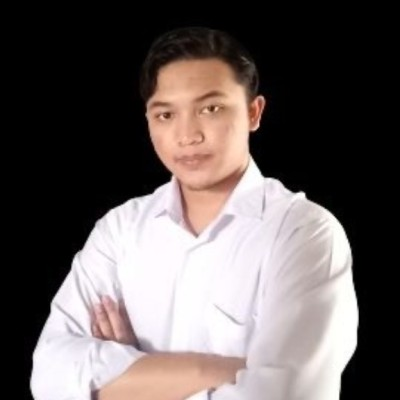
#> input picture assets/profile-source.jpeg, 400 x 400 px
$ python -i ascii_portrait.py   (imports and definitions only)
#> lines starting #> are read from the running program, lines starting #| are printed output that depends on the picture
from __future__ import annotations

from pathlib import Path

from scripts.renderers.svg import svg_document
from scripts.renderers.ascii_art import ascii_art


RAMP = " .:-=+*#%@"


def _load_image(path: Path):
#> called with path = '../../assets/profile-source.jpeg'
    try:
        from PIL import Image, ImageEnhance, ImageOps
    except ImportError as error:
        raise RuntimeError("Portrait generation requires Pillow: pip install Pillow") from error

    image = Image.open(path).convert("RGBA")
    # A bust crop keeps facial features readable inside a compact profile card.
    image = image.crop((round(image.width * .18), round(image.height * .03), round(image.width * .90), round(image.height * .70)))
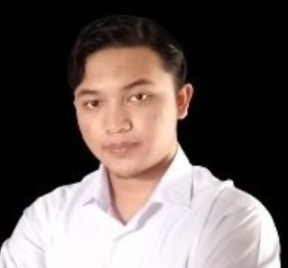
#> image: PIL image 288x268 RGBA; mean R, G, B, A 103.7, 92.1, 89, 255
    background = Image.new("RGBA", image.size, "black")
    background.alpha_composite(image)
    gray = ImageOps.grayscale(background.convert("RGB"))
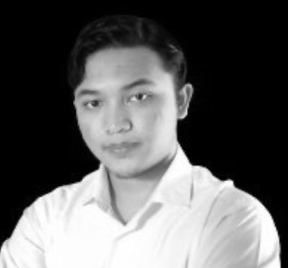
#> gray: PIL image 288x268 L; min 0, max 255, mean 95.2
    return ImageEnhance.Contrast(gray).enhance(1.3)
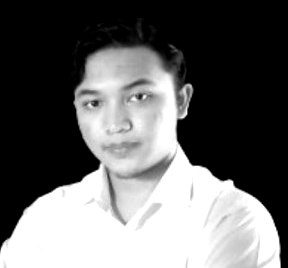
#> returned value: PIL image 288x268 L; min 0, max 255, mean 102.1


def portrait_rows(source: Path, columns: int = 86) -> tuple[str, ...]:
    image = _load_image(source)
    aspect = image.height / image.width
    rows = max(1, round(columns * aspect * 0.52))
    image = image.resize((columns, rows))

    return tuple(
        "".join(RAMP[pixel * (len(RAMP) - 1) // 255] for pixel in image.crop((0, row, columns, row + 1)).getdata())
        for row in range(rows)
    )


def render_ascii_portrait(source: Path, columns: int = 86) -> str:
    rows = portrait_rows(source, columns)
    content, height = ascii_art(rows, 24, 20, 312, "portrait")
    return svg_document(360, int(height + 44), content, "Animated ASCII portrait")

>>> result = _load_image('../../assets/profile-source.jpeg')
